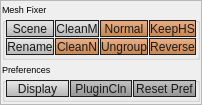
             <widget class="QFrame" name="frame_debugTools">
              <property name="sizePolicy">
               <sizepolicy hsizetype="Preferred" vsizetype="Preferred">
                <horstretch>0</horstretch>
                <verstretch>0</verstretch>
               </sizepolicy>
              </property>
              <property name="minimumSize">
               <size>
                <width>0</width>
                <height>0</height>
               </size>
              </property>
              <property name="maximumSize">
               <size>
                <width>16777215</width>
                <height>16777215</height>
               </size>
              </property>
              <property name="font">
               <font>
                <family>Segoe UI</family>
               </font>
              </property>
              <property name="styleSheet">
               <string notr="true">QPushButton{ 
 border:1px solid rgb(30,30,30);
background-color: qlineargradient(spread:pad, x1:1, y1:1, x2:1, y2:0, stop:0 rgba(189, 118, 57, 225), stop:1 rgba(235, 158, 108, 195));
color:rgb(25,25,25);}
QPushButton:hover{ 
 border:1px solid rgb(30,30,30);
background-color: qlineargradient(spread:pad, x1:1, y1:1, x2:1, y2:0, stop:0 rgba(189, 118, 57, 255), stop:1 rgba(255, 178, 128, 255));
color:rgb(25,25,25);
text-decoration: underline!important;
}
QPushButton:pressed{ 
 border:1px solid rgb(30,30,30);
background-color: qlineargradient(spread:pad, x1:1, y1:1, x2:1, y2:0, stop:0 rgba(235, 158, 108, 195), stop:1 rgba( 189, 118, 57, 225));
color:rgb(25,25,25);}</string>
              </property>
              <property name="frameShape">
               <enum>QFrame::StyledPanel</enum>
              </property>
              <property name="frameShadow">
               <enum>QFrame::Raised</enum>
              </property>
              <layout class="QVBoxLayout" name="verticalLayout_5">
               <property name="spacing">
                <number>3</number>
               </property>
               <property name="leftMargin">
                <number>1</number>
               </property>
               <property name="topMargin">
                <number>2</number>
               </property>
               <property name="rightMargin">
                <number>1</number>
               </property>
               <property name="bottomMargin">
                <number>2</number>
               </property>
               <item>
                <widget class="QGroupBox" name="groupBox_meshEditor_2">
                 <property name="sizePolicy">
                  <sizepolicy hsizetype="Preferred" vsizetype="Fixed">
                   <horstretch>0</horstretch>
                   <verstretch>0</verstretch>
                  </sizepolicy>
                 </property>
                 <property name="minimumSize">
                  <size>
                   <width>0</width>
                   <height>0</height>
                  </size>
                 </property>
                 <property name="maximumSize">
                  <size>
                   <width>16777215</width>
                   <height>16777215</height>
                  </size>
                 </property>
                 <property name="font">
                  <font>
                   <family>Segoe UI</family>
                   <pointsize>7</pointsize>
                  </font>
                 </property>
                 <property name="layoutDirection">
                  <enum>Qt::LeftToRight</enum>
                 </property>
                 <property name="autoFillBackground">
                  <bool>false</bool>
                 </property>
                 <property name="styleSheet">
                  <string notr="true"/>
                 </property>
                 <property name="title">
                  <string>Mesh Fixer</string>
                 </property>
                 <layout class="QGridLayout" name="gridLayout_12">
                  <property name="leftMargin">
                   <number>1</number>
                  </property>
                  <property name="topMargin">
                   <number>0</number>
                  </property>
                  <property name="rightMargin">
                   <number>1</number>
                  </property>
                  <property name="bottomMargin">
                   <number>2</number>
                  </property>
                  <property name="spacing">
                   <number>1</number>
                  </property>
                  <item row="1" column="2">
                   <widget class="QPushButton" name="btn_normal">
                    <property name="minimumSize">
                     <size>
                      <width>0</width>
                      <height>17</height>
                     </size>
                    </property>
                    <property name="maximumSize">
                     <size>
                      <width>16777215</width>
                      <height>22</height>
                     </size>
                    </property>
                    <property name="font">
                     <font>
                      <family>Segoe UI</family>
                     </font>
                    </property>
                    <property name="cursor">
                     <cursorShape>PointingHandCursor</cursorShape>
                    </property>
                    <property name="statusTip">
                     <string>Facet and freeze, maya built-in function.</string>
                    </property>
                    <property name="text">
                     <string>Normal</string>
                    </property>
                   </widget>
                  </item>
                  <item row="2" column="0">
                   <widget class="QPushButton" name="btn_rename">
                    <property name="minimumSize">
                     <size>
                      <width>0</width>
                      <height>17</height>
                     </size>
                    </property>
                    <property name="maximumSize">
                     <size>
                      <width>16777215</width>
                      <height>22</height>
                     </size>
                    </property>
                    <property name="font">
                     <font>
                      <family>Segoe UI</family>
                     </font>
                    </property>
                    <property name="cursor">
                     <cursorShape>PointingHandCursor</cursorShape>
                    </property>
                    <property name="statusTip">
                     <string>Rename tool from maya bonus tool.</string>
                    </property>
                    <property name="styleSheet">
                     <string notr="true">QPushButton{ 
 border:1px solid rgb(30,30,30);
background-color: qlineargradient(spread:pad, x1:1, y1:1, x2:1, y2:0, stop:0 rgba(175, 175,175, 235), stop:1 rgba(235, 235, 235, 195));
color:rgb(25,25,25);}

QPushButton:hover{ 
 border:1px solid rgb(30,30,30);
background-color: qlineargradient(spread:pad, x1:1, y1:1, x2:1, y2:0, stop:0 rgba(190, 190, 190, 255), stop:1 rgba(245, 245, 245, 255));
color:rgb(25,25,25);
}

QPushButton:pressed{ 
 border:1px solid rgb(30,30,30);
background-color: qlineargradient(spread:pad, x1:1, y1:1, x2:1, y2:0, stop:0 rgba(215, 215, 215, 195), stop:1 rgba(155, 155,155, 235));
color:rgb(25,25,25);}</string>
                    </property>
                    <property name="text">
                     <string>Rename</string>
                    </property>
                   </widget>
                  </item>
                  <item row="2" column="1">
                   <widget class="QPushButton" name="btn_cleanN">
                    <property name="minimumSize">
                     <size>
                      <width>0</width>
                      <height>17</height>
                     </size>
                    </property>
                    <property name="maximumSize">
                     <size>
                      <width>16777215</width>
                      <height>22</height>
                     </size>
                    </property>
                    <property name="font">
                     <font>
                      <family>Segoe UI</family>
                     </font>
                    </property>
                    <property name="cursor">
                     <cursorShape>PointingHandCursor</cursorShape>
                    </property>
                    <property name="statusTip">
                     <string>Cleanup namespace.</string>
                    </property>
                    <property name="text">
                     <string>CleanN</string>
                    </property>
                   </widget>
                  </item>
                  <item row="2" column="2">
                   <widget class="QPushButton" name="btn_ungroup">
                    <property name="minimumSize">
                     <size>
                      <width>0</width>
                      <height>17</height>
                     </size>
                    </property>
                    <property name="maximumSize">
                     <size>
                      <width>16777215</width>
                      <height>22</height>
                     </size>
                    </property>
                    <property name="font">
                     <font>
                      <family>Segoe UI</family>
                     </font>
                    </property>
                    <property name="cursor">
                     <cursorShape>PointingHandCursor</cursorShape>
                    </property>
                    <property name="statusTip">
                     <string>Ungroup selected nodes.</string>
                    </property>
                    <property name="styleSheet">
                     <string notr="true"/>
                    </property>
                    <property name="text">
                     <string>Ungroup</string>
                    </property>
                   </widget>
                  </item>
                  <item row="2" column="3">
                   <widget class="QPushButton" name="btn_reverse">
                    <property name="minimumSize">
                     <size>
                      <width>0</width>
                      <height>17</height>
                     </size>
                    </property>
                    <property name="maximumSize">
                     <size>
                      <width>16777215</width>
                      <height>22</height>
                     </size>
                    </property>
                    <property name="font">
                     <font>
                      <family>Segoe UI</family>
                     </font>
                    </property>
                    <property name="cursor">
                     <cursorShape>PointingHandCursor</cursorShape>
                    </property>
                    <property name="statusTip">
                     <string>Reverse normal to facing current camera.</string>
                    </property>
                    <property name="text">
                     <string>Reverse</string>
                    </property>
                   </widget>
                  </item>
                  <item row="1" column="0">
                   <widget class="QPushButton" name="btn_scene">
                    <property name="minimumSize">
                     <size>
                      <width>0</width>
                      <height>17</height>
                     </size>
                    </property>
                    <property name="maximumSize">
                     <size>
                      <width>16777215</width>
                      <height>22</height>
                     </size>
                    </property>
                    <property name="font">
                     <font>
                      <family>Segoe UI</family>
                     </font>
                    </property>
                    <property name="cursor">
                     <cursorShape>PointingHandCursor</cursorShape>
                    </property>
                    <property name="statusTip">
                     <string>Optimize scene. Maya built-in function.</string>
                    </property>
                    <property name="styleSheet">
                     <string notr="true">QPushButton{ 
 border:1px solid rgb(30,30,30);
background-color: qlineargradient(spread:pad, x1:1, y1:1, x2:1, y2:0, stop:0 rgba(175, 175,175, 235), stop:1 rgba(235, 235, 235, 195));
color:rgb(25,25,25);}

QPushButton:hover{ 
 border:1px solid rgb(30,30,30);
background-color: qlineargradient(spread:pad, x1:1, y1:1, x2:1, y2:0, stop:0 rgba(190, 190, 190, 255), stop:1 rgba(245, 245, 245, 255));
color:rgb(25,25,25);
}

QPushButton:pressed{ 
 border:1px solid rgb(30,30,30);
background-color: qlineargradient(spread:pad, x1:1, y1:1, x2:1, y2:0, stop:0 rgba(215, 215, 215, 195), stop:1 rgba(155, 155,155, 235));
color:rgb(25,25,25);}</string>
                    </property>
                    <property name="text">
                     <string>Scene</string>
                    </property>
                   </widget>
                  </item>
                  <item row="1" column="1">
                   <widget class="QPushButton" name="btn_cleanM">
                    <property name="minimumSize">
                     <size>
                      <width>0</width>
                      <height>17</height>
                     </size>
                    </property>
                    <property name="maximumSize">
                     <size>
                      <width>16777215</width>
                      <height>22</height>
                     </size>
                    </property>
                    <property name="font">
                     <font>
                      <family>Segoe UI</family>
                     </font>
                    </property>
                    <property name="cursor">
                     <cursorShape>PointingHandCursor</cursorShape>
                    </property>
                    <property name="statusTip">
                     <string>Predefined mesh cleanup.</string>
                    </property>
                    <property name="styleSheet">
                     <string notr="true">QPushButton{ 
 border:1px solid rgb(30,30,30);
background-color: qlineargradient(spread:pad, x1:1, y1:1, x2:1, y2:0, stop:0 rgba(175, 175,175, 235), stop:1 rgba(235, 235, 235, 195));
color:rgb(25,25,25);}

QPushButton:hover{ 
 border:1px solid rgb(30,30,30);
background-color: qlineargradient(spread:pad, x1:1, y1:1, x2:1, y2:0, stop:0 rgba(190, 190, 190, 255), stop:1 rgba(245, 245, 245, 255));
color:rgb(25,25,25);
}

QPushButton:pressed{ 
 border:1px solid rgb(30,30,30);
background-color: qlineargradient(spread:pad, x1:1, y1:1, x2:1, y2:0, stop:0 rgba(215, 215, 215, 195), stop:1 rgba(155, 155,155, 235));
color:rgb(25,25,25);}</string>
                    </property>
                    <property name="text">
                     <string>CleanM</string>
                    </property>
                   </widget>
                  </item>
                  <item row="1" column="3">
                   <widget class="QPushButton" name="btn_keepHS">
                    <property name="minimumSize">
                     <size>
                      <width>0</width>
                      <height>17</height>
                     </size>
                    </property>
                    <property name="maximumSize">
                     <size>
                      <width>16777215</width>
                      <height>22</height>
                     </size>
                    </property>
                    <property name="font">
                     <font>
                      <family>Segoe UI</family>
                     </font>
                    </property>
                    <property name="cursor">
                     <cursorShape>PointingHandCursor</cursorShape>
                    </property>
                    <property name="statusTip">
                     <string>Unlock normal while keeping hard/ soft edges.</string>
                    </property>
                    <property name="text">
                     <string>KeepHS</string>
                    </property>
                   </widget>
                  </item>
                 </layout>
                </widget>
               </item>
               <item>
                <widget class="QGroupBox" name="groupBox_instancer_2">
                 <property name="sizePolicy">
                  <sizepolicy hsizetype="Preferred" vsizetype="Preferred">
                   <horstretch>0</horstretch>
                   <verstretch>0</verstretch>
                  </sizepolicy>
                 </property>
                 <property name="minimumSize">
                  <size>
                   <width>0</width>
                   <height>0</height>
                  </size>
                 </property>
                 <property name="maximumSize">
                  <size>
                   <width>16777215</width>
                   <height>16777215</height>
                  </size>
                 </property>
                 <property name="font">
                  <font>
                   <family>Segoe UI</family>
                   <pointsize>7</pointsize>
                  </font>
                 </property>
                 <property name="styleSheet">
                  <string notr="true"/>
                 </property>
                 <property name="title">
                  <string>Preferences</string>
                 </property>
                 <layout class="QGridLayout" name="gridLayout_13">
                  <property name="leftMargin">
                   <number>1</number>
                  </property>
                  <property name="topMargin">
                   <number>0</number>
                  </property>
                  <property name="rightMargin">
                   <number>1</number>
                  </property>
                  <property name="bottomMargin">
                   <number>2</number>
                  </property>
                  <property name="spacing">
                   <number>1</number>
                  </property>
                  <item row="0" column="1">
                   <widget class="QPushButton" name="btn_display">
                    <property name="minimumSize">
                     <size>
                      <width>0</width>
                      <height>17</height>
                     </size>
                    </property>
                    <property name="maximumSize">
                     <size>
                      <width>16777215</width>
                      <height>22</height>
                     </size>
                    </property>
                    <property name="font">
                     <font>
                      <family>Segoe UI</family>
                     </font>
                    </property>
                    <property name="cursor">
                     <cursorShape>PointingHandCursor</cursorShape>
                    </property>
                    <property name="statusTip">
                     <string>Quick display all kinds of poly info.</string>
                    </property>
                    <property name="styleSheet">
                     <string notr="true">QPushButton{ 
 border:1px solid rgb(30,30,30);
background-color: qlineargradient(spread:pad, x1:1, y1:1, x2:1, y2:0, stop:0 rgba(175, 175,175, 235), stop:1 rgba(235, 235, 235, 195));
color:rgb(25,25,25);}

QPushButton:hover{ 
 border:1px solid rgb(30,30,30);
background-color: qlineargradient(spread:pad, x1:1, y1:1, x2:1, y2:0, stop:0 rgba(190, 190, 190, 255), stop:1 rgba(245, 245, 245, 255));
color:rgb(25,25,25);
}

QPushButton:pressed{ 
 border:1px solid rgb(30,30,30);
background-color: qlineargradient(spread:pad, x1:1, y1:1, x2:1, y2:0, stop:0 rgba(215, 215, 215, 195), stop:1 rgba(155, 155,155, 235));
color:rgb(25,25,25);}</string>
                    </property>
                    <property name="text">
                     <string>Display</string>
                    </property>
                   </widget>
                  </item>
                  <item row="0" column="2">
                   <widget class="QPushButton" name="btn_pluginCln">
                    <property name="minimumSize">
                     <size>
                      <width>0</width>
                      <height>17</height>
                     </size>
                    </property>
                    <property name="maximumSize">
                     <size>
                      <width>16777215</width>
                      <height>22</height>
                     </size>
                    </property>
                    <property name="font">
                     <font>
                      <family>Segoe UI</family>
                     </font>
                    </property>
                    <property name="cursor">
                     <cursorShape>PointingHandCursor</cursorShape>
                    </property>
                    <property name="statusTip">
                     <string>Clean plugins that are not used frequently by modeler.</string>
                    </property>
                    <property name="styleSheet">
                     <string notr="true">*.QPushButton{ 
background-color: qlineargradient(spread:pad, x1:1, y1:1, x2:1, y2:0, stop:0 rgba(135, 135, 135, 225), stop:1 rgba(185,185, 185, 195));
border:1px solid rgb(30,30,30);
color: rgb( 25,25,25 );
}
*.QPushButton:hover{ 
background-color: qlineargradient(spread:pad, x1:1, y1:1, x2:1, y2:0, stop:0 rgba(155, 155, 155, 255), stop:1 rgba(205,205, 205, 255));
border:1px solid rgb(30,30,30);
color: rgb( 25,25,25 );
text-decoration: underline!important;
}
*.QPushButton:pressed{ 
background-color: qlineargradient(spread:pad, x1:1, y1:1, x2:1, y2:0, stop:0 rgba(175, 175, 175, 195), stop:1 rgba(115,115, 115, 225));
border:1px solid rgb(30,30,30);
color: rgb( 25,25,25 );
}</string>
                    </property>
                    <property name="text">
                     <string>PluginCln</string>
                    </property>
                   </widget>
                  </item>
                  <item row="0" column="3">
                   <widget class="QPushButton" name="btn_resetPref">
                    <property name="minimumSize">
                     <size>
                      <width>0</width>
                      <height>17</height>
                     </size>
                    </property>
                    <property name="maximumSize">
                     <size>
                      <width>16777215</width>
                      <height>22</height>
                     </size>
                    </property>
                    <property name="font">
                     <font>
                      <family>Segoe UI</family>
                     </font>
                    </property>
                    <property name="cursor">
                     <cursorShape>PointingHandCursor</cursorShape>
                    </property>
                    <property name="statusTip">
                     <string>Reset all preferences while keeping hotkeys and shelf. </string>
                    </property>
                    <property name="styleSheet">
                     <string notr="true">*.QPushButton{ 
background-color: qlineargradient(spread:pad, x1:1, y1:1, x2:1, y2:0, stop:0 rgba(135, 135, 135, 225), stop:1 rgba(185,185, 185, 195));
border:1px solid rgb(30,30,30);
color: rgb( 25,25,25 );
}
*.QPushButton:hover{ 
background-color: qlineargradient(spread:pad, x1:1, y1:1, x2:1, y2:0, stop:0 rgba(155, 155, 155, 225), stop:1 rgba(205,205, 205, 195));
border:1px solid rgb(30,30,30);
color: rgb( 25,25,25 );
text-decoration: underline!important;
}
*.QPushButton:pressed{ 
background-color: qlineargradient(spread:pad, x1:1, y1:1, x2:1, y2:0, stop:0 rgba(175, 175, 175, 195), stop:1 rgba(115,115, 115, 225));
border:1px solid rgb(30,30,30);
color: rgb( 25,25,25 );
}</string>
                    </property>
                    <property name="text">
                     <string>Reset Pref</string>
                    </property>
                   </widget>
                  </item>
                 </layout>
                </widget>
               </item>
              </layout>
             </widget>
